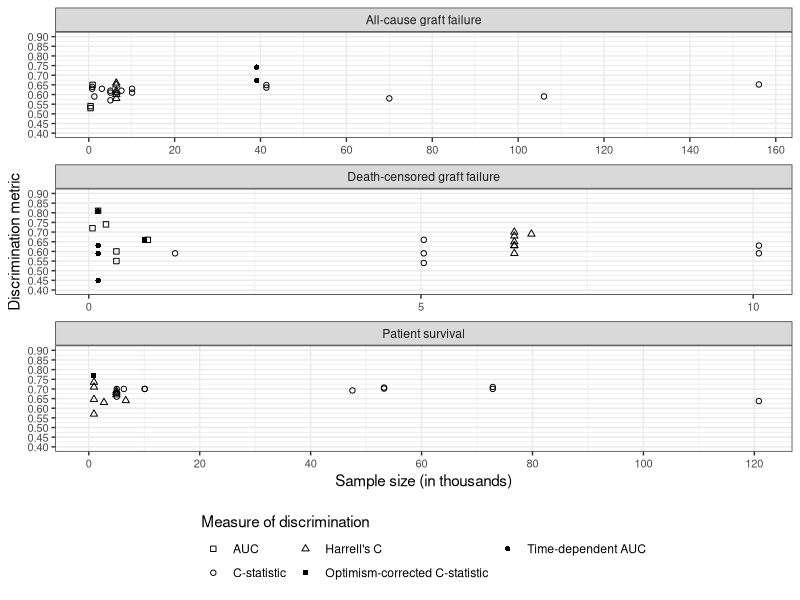

Recreate this plot in R.
### Summary of systematic review findings

#Libraries
library(readxl)
library(tidyverse)
library(plyr)

#Read in data
summary<- read_xlsx("data/RoB_DataExtraction.xlsx", sheet = "DataExtrac")

#Organise data for use in plot
summary_tidy<- summary %>%
  drop_na(est) %>%
  filter(measure %in% c("AUC", "C-statistic", "Harrell's C", "Optimism-corrected C", "Time-dependent AUC")) %>%
  filter(Outcome != "Graft failure (No Def)") %>%
  mutate(Used_sample_size_k = Used_sample_size / 1000,
         Outcome = case_when(Outcome=="All-cause mortality" ~ "Patient survival",
                             TRUE ~ as.character(Outcome)))


#Custom breaks on facet
breaks_fun <- function(x) {
  if(max(x) > 50) {
    seq(from = 0, to = round_any(max(summary_tidy$Used_sample_size_k), 20, f=ceiling), by = 20)
  } else if(max(x)>15) {
    seq(from = 0, to = 50, by = 10)
  } else {
    seq(from = 0, to = 15, by = 5)
  }
}

#Scatter plot of discrimination against sample size
ggsave("figures/disc-by-sampsize.tiff", width = 180, height = 210, units = "mm",
       plot=summary_tidy %>%
         ggplot(aes(x = Used_sample_size_k, y = as.numeric(est))) +
         geom_point(aes(shape = as.factor(measure))) +
         facet_wrap(~ Outcome, scales = "free_x", ncol = 1) +
         scale_x_continuous(breaks = breaks_fun, limits = c(0,NA)) +
         scale_y_continuous(breaks = seq(0.4, 1.0, by = 0.05), limits = c(0.4,0.9)) +
         scale_shape_manual(labels = c("AUC", "C-statistic", "Harrell's C", "Optimism-corrected C-statistic", "Time-dependent AUC"), values = c(0, 1, 2, 15, 16))  +
         labs(x = "Sample size (in thousands)", y = "Discrimination metric", shape = "Measure of discrimination") +
         theme_bw() +
         theme(legend.position = "bottom", legend.direction = "vertical",
               axis.text = element_text(size=8)) +
         guides(shape=guide_legend(ncol=3))
)

